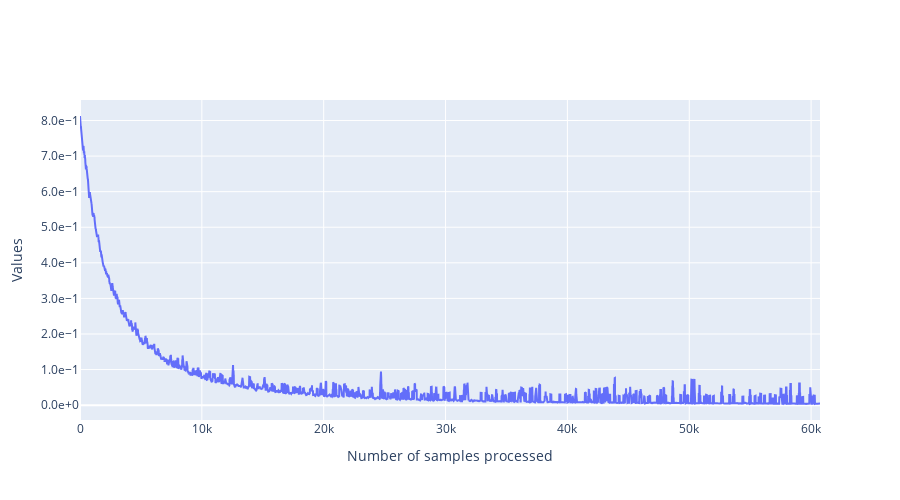

The code cell stored with this chart in its notebook:
### Code cell
filtered_dataframe = data.df
import ipywidgets as widgets
class PersoToggleButton(widgets.ToggleButton):
    def __init__(self,name=None,*args,**kargs):
        super(PersoToggleButton, self).__init__(*args,**kargs)
        self.name = name

compute_width = lambda value:f"{max(len(str(value)) * 12, 60) + 20}px"
list_vertical_widgets = []
dico_changing_widgets_metadata = {}
list_changing_widgets_metrics = []
list_changing_widgets_tr_valid = []
# Widgets for the metadata ------------------------------------------------------------------
label_metadata_filter = "Metadata"
llocalvertwidgets = []
dico_changing_widgets_reorganized = {"metadata":{},"metrics":{},"mode":{}}
for metadata_name in df.columns:

    if metadata_name == "folder_id":
        continue
    possible_values = df[metadata_name].unique()
    label = widgets.Label(metadata_name)
    dico_changing_widgets_reorganized["metadata"][metadata_name] = {str(value):PersoToggleButton(
        value=True,
        description=str(value),
        disabled=False,
        button_style='', # 'success', 'info', 'warning', 'danger' or ''
        tooltip='',
        icon='check',
        layout = widgets.Layout(width = compute_width(value), margin='0px 0px 0px 0px'),
        name="metadata|"+metadata_name
    ) for value in possible_values}

    possibilities = list(dico_changing_widgets_reorganized["metadata"][metadata_name].values())
    dico_changing_widgets_metadata[metadata_name] = possibilities
    box = widgets.HBox(layout=widgets.Layout(width='100%',display='inline-flex',flex_flow='row wrap'),width='100%')
    box.overflow_x = 'auto'
    box.children = [label]+possibilities
    llocalvertwidgets.append(box)

box = widgets.VBox(width='100%')
box.children = llocalvertwidgets
list_vertical_widgets.append(box)
# Widgets to select metrics ---------------------------------------------------------------
label_metrics_filter = "Metrics"
dico_changing_widgets_reorganized["metrics"] = {str(metric_name):PersoToggleButton(
        value=True,
        description=metric_name,
        disabled=False,
        button_style='', # 'success', 'info', 'warning', 'danger' or ''
        tooltip='',
        icon='check',
        layout = widgets.Layout(width = compute_width(metric_name), margin='0px 0px 0px 0px'),
        name="metrics"
    )
    for metric_name in available_metrics}
possibilities = list(dico_changing_widgets_reorganized["metrics"].values())
list_changing_widgets_metrics = possibilities
box = widgets.HBox(layout=widgets.Layout(width='100%',display='inline-flex',flex_flow='row wrap'),width='100%')
box.overflow_x = 'auto'
box.children = possibilities
list_vertical_widgets.append(box)

# widgets to select tr or valid ----------------------------------------------------------
label_tr_valid_filter = "Mode_of_training"
possibilities = [PersoToggleButton(
        value=True,
        description=mode,
        disabled=False,
        button_style='', # 'success', 'info', 'warning', 'danger' or ''
        tooltip='',
        icon='check',
        layout = widgets.Layout(width = compute_width(mode), margin='0px 0px 0px 0px'),
        name="mode"
    )
    for mode in ["tr","valid"]]
list_changing_widgets_tr_valid = possibilities
box = widgets.HBox(layout=widgets.Layout(width='100%',display='inline-flex',flex_flow='row wrap'),width='100%')
box.overflow_x = 'auto'
box.children = possibilities
list_vertical_widgets.append(box)

titles = ["Metadata", "Metrics","Mode_of_training"]
l = []
for i,[item,title] in enumerate((zip(list_vertical_widgets,titles))):
    accordion = widgets.Accordion(children=[item],titles=(title,))
    accordion.set_title(0,title)
    accordion.selected_index = 0
    if i == 0:
        accordion.selected_index = None
    l.append(accordion)
# widget for moving average
moving_average = widgets.IntText(
    value=100,
    description='mean_window',
    disabled=False
)
# widget to toggle log scale for the y axis
y_log_scale = widgets.ToggleButton(
        value=True,
        description="logy",
        disabled=False,
        button_style='', # 'success', 'info', 'warning', 'danger' or ''
        tooltip='',
        icon='check',
        layout = widgets.Layout(width = compute_width("logy"), margin='0px 0px 0px 0px')
    )

global_box = widgets.VBox(l+[moving_average,y_log_scale])

# Handlers --------------------------------------------------------------------------------------
from IPython.display import display,clear_output
import plotly.graph_objects as go
import main.src.analysis.tools as tls
import plotly.offline as pyo
pyo.init_notebook_mode()

def filter_metrics(runs):
    global states
    new_dico = {}
    for f,dico in dico_metrics.items():
        if f not in runs:
            continue
        new_dico[f] = {}
        for metric_name,list_values in dico.items():
            if states["metrics"][metric_name] is True:
                new_dico[f][metric_name] = list_values
    return new_dico
def plot(dico_vals,filtered_dataframe):
    global states
    import numpy as np
    list_scatters = []
    import matplotlib.pyplot as plt
    for run,dico_metrics in dico_vals.items():
        line_dataframe = filtered_dataframe[filtered_dataframe["folder_id"] == run]
        batch_size_tr = line_dataframe["tr_batch_size"].values[0]
        batch_size_valid = line_dataframe["valid_batch_size"].values[0]
        for metric_name,metric_values in dico_metrics.items():
            if metric_name == "loss":
                metric_name = "loss_"+filtered_dataframe[filtered_dataframe["folder_id"] == run]["loss"].values[0]
            access_name = "_values"
            for mode,state in states["mode"].items():
                if state is False:
                    continue
                batch_size = batch_size_tr if mode == "tr" else batch_size_valid
                print(mode,"!!!!!!!!!!!!!!",batch_size)
                access_name1 = mode + access_name
                v = metric_values[access_name1]
                window = int(moving_average.value/batch_size)
                new_values = []
                for i in range(len(v)-window):
                    new_values.append(np.mean(v[i:min(i+window,len(v))]))
                v = np.array(new_values)
                x = np.arange(0,v.shape[0]) * batch_size
                x = pd.Series(x)
                v = pd.Series(v)
                graph = go.Scatter(x=x,y=v,mode='lines',name=f"{metric_name} {mode} {run}",
                                   hovertemplate='Sample n°: %{x}'+f'<br>{metric_name} {mode}<br>{run}:'+' %{y}')
                list_scatters.append(graph)
    plt.clf()
    fig = go.Figure(
        data=list_scatters,
        layout=go.Layout(
            title=go.layout.Title(text=""),
            xaxis_title="Number of samples processed",
            yaxis_title="Values",
            legend=dict(
                orientation="h",
                y=1,
                x=1
            ),
            yaxis={'tickformat':'.1e',},
            width=900,
            height = 500
        ),
    )
    if states["others"]["logy"] is True:
        fig.update_yaxes(type="log")
    clear_output()
    display(global_box)
    pyo.iplot(fig)
states = {"others":{"mean_window":moving_average.value,"logy":False},
          "mode":{"tr":False,"valid":False},
          "metrics":{k:False for k in available_metrics},
          "metadata":{k:{
              str(k1):False for k1 in df[k].unique()
          } for k in df.columns}
          }
def handler(v):
    global query
    if v["name"] == "disabled":
        return
    global states
    try:
        name = "others"
        try:
            name = v["owner"].name
        except:
            pass
        name = name.split("|")
        try:
            new_val = not(v["new"]["value"])
        except:
            new_val = not(v["new"])
    except Exception as e:
        return
    if len(name) == 2:
        states[name[0]][name[1]][v["owner"].description] = not(states[name[0]][name[1]][v["owner"].description])
    else:
        states[name[0]][v["owner"].description] = not(states[name[0]][v["owner"].description])
    runs = filtered_dataframe["folder_id"].unique()
    dico_vals = filter_metrics(runs)
    plot(dico_vals,filtered_dataframe)
    try:
        print(dico_vals['2021-06-20_17h39min55s_']["mae"])
    except:
        pass
    print(metric_name)

for name,liste_w in dico_changing_widgets_metadata.items():
    for w in liste_w:
        w.observe(handler)
for w in list_changing_widgets_metrics:
    w.observe(handler)
list_changing_widgets_metrics[-1].value = True
for w in list_changing_widgets_tr_valid:
    w.observe(handler)
for w in [moving_average,y_log_scale]:
    w.observe(handler)
global_box

### Figure 1 — Plotly figure (JSON) as saved in the notebook; plotly's stock layout.template omitted (floating-point values rounded to 4 significant figures; data arrays with more than 128 entries replaced by an {"elided": "..."} marker saying what was removed)
{"data": [{"hovertemplate": "Sample n°: %{x}<br>loss_binarycrossentropy tr<br>2021-06-25_16h26min28s_: %{y}", "mode": "lines", "name": "loss_binarycrossentropy tr 2021-06-25_16h26min28s_", "type": "scatter", "x": {"elided": "6074 int values"}, "y": {"elided": "6074 float values"}}, {"hovertemplate": "Sample n°: %{x}<br>loss_binarycrossentropy tr<br>2021-07-16_11h43min41s_: %{y}", "mode": "lines", "name": "loss_binarycrossentropy tr 2021-07-16_11h43min41s_", "type": "scatter", "x": [], "y": []}], "layout": {"height": 500, "legend": {"orientation": "h", "x": 1, "y": 1}, "title": {"text": ""}, "width": 900, "xaxis": {"title": {"text": "Number of samples processed"}}, "yaxis": {"tickformat": ".1e", "title": {"text": "Values"}}}}
